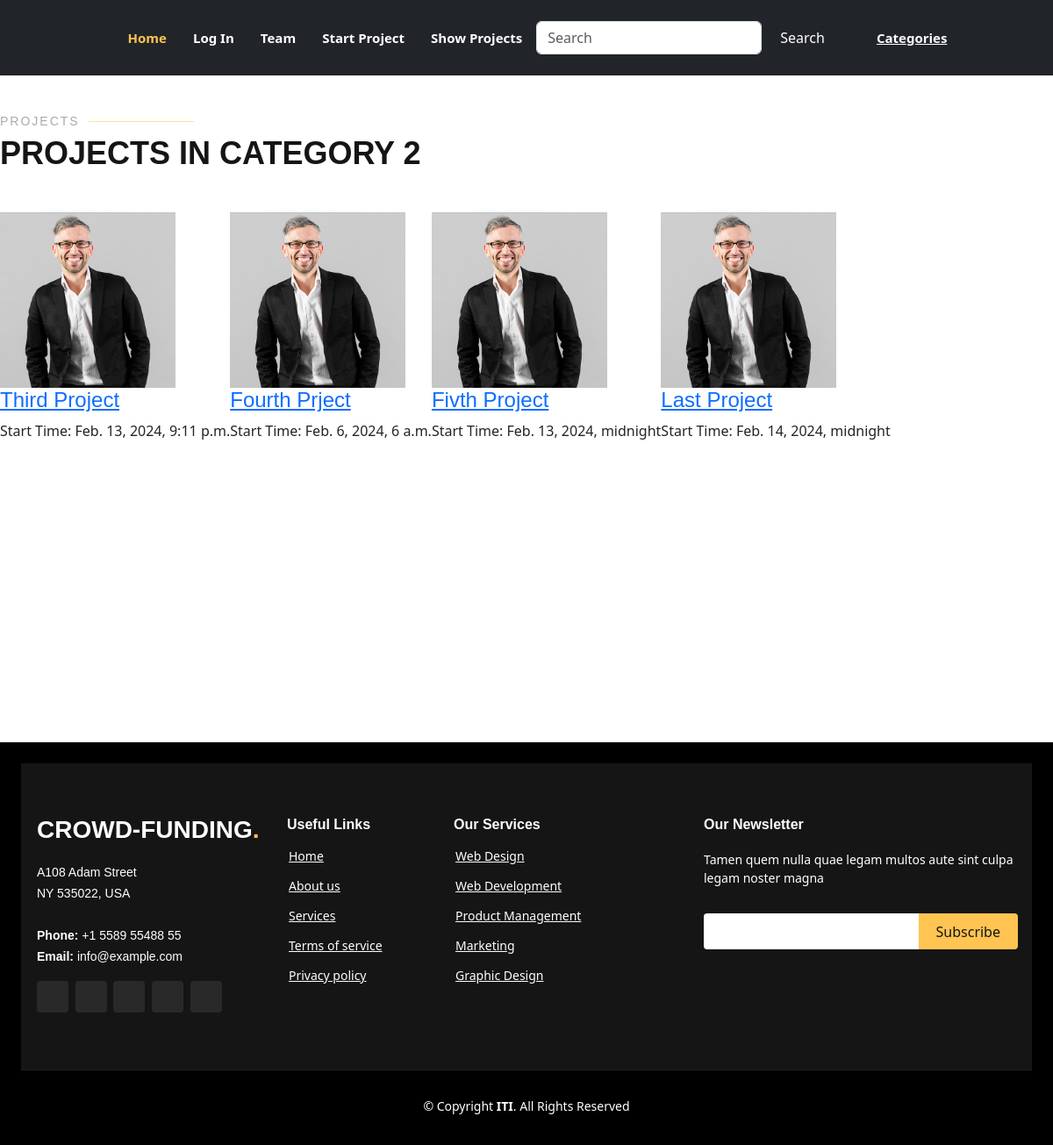
The app's page /category/2/ with its own data.
### myapp/models.py (models this page shows, shortened)
class Category(models.Model):
    name = models.CharField(max_length=100)

class Project(models.Model):
    title = models.CharField(max_length=200)
    details = models.TextField()
    tags = models.ManyToManyField(Tag)  # Many-to-many relationship with Tag model
    category = models.ForeignKey(Category, on_delete=models.CASCADE)
    total_target = models.DecimalField(max_digits=10, decimal_places=2)
    start_time = models.DateTimeField()
    end_time = models.DateTimeField()
    creator = models.ForeignKey(User, on_delete=models.CASCADE)
    images=models.ImageField(blank=True)

### myapp/views.py (the view)
# urls.py: path('category/<int:category_id>/', category_projects, name='category_projects'),
def category_projects(request, category_id):
    category = get_object_or_404(Category, pk=category_id)
    projects = Project.objects.filter(category=category)
    categories = Category.objects.all()
    return render(request, 'myapp/showdataofcategory.html', {'projects': projects, 'categories': categories ,'category':category})

### myapp/templates/myapp/showdataofcategory.html (shortened to what this page needs)
{% extends "base.html" %}
{% load static %}
{% block content %}
  <div class="section-title mt-5">
    <h2>Projects</h2>
    <p>Projects in {{ category.name }}</p>
  </div>
  {% for project in projects %}
  <div class="col-lg-4 col-md-6 d-flex align-items-stretch" data-aos="zoom-in" data-aos-delay="100" style="width: auto;">
    <div class="icon-box">
      <img src="../../../static/img/team-1.jpg" style="height: 200px;">
      <h4><a href="">{{ project.title }} </a></h4>
      <p>Start Time: {{ project.start_time }}</p>
    </div>
   {% endfor %} </div>
</div>
  <pre>
  </pre>
{% endblock %}

### static/Css/style.css (style rules this page uses)
body { font-family: "Open Sans", sans-serif; color: #444444; }
a { color: #ffc451; text-decoration: none; }
h1, h2, h3, h4, h5, h6 { font-family: "Raleway", sans-serif; }
.section-title { padding-bottom: 40px; }
.section-title h2 { font-size: 14px; font-weight: 500; padding: 0; line-height: 1px; margin: 0 0 5px 0; letter-spacing: 2px; text-transform: uppercase; color: #aaaaaa; font-family: "Poppins", sans-serif; }
.section-title h2::after { content: ""; width: 120px; height: 1px; display: inline-block; background: #ffde9e; margin: 4px 10px; }
.section-title p { margin: 0; margin: 0; font-size: 36px; font-weight: 700; text-transform: uppercase; font-family: "Poppins", sans-serif; color: #151515; }

### records on screen
Category: name "CATEGORY 2"
Project: title "Third Project", start_time "Feb. 13, 2024, 9:11 p.m."
Project: title "Fourth Prject", start_time "Feb. 6, 2024, 6 a.m."
Project: title "Fivth Project", start_time "Feb. 13, 2024, midnight"
Project: title "Last Project", start_time "Feb. 14, 2024, midnight"
